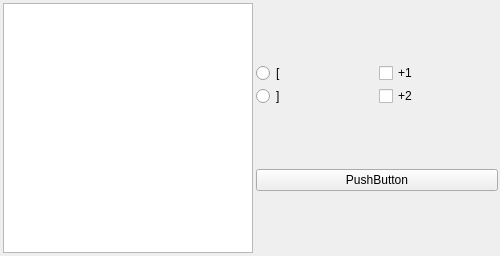
<?xml version="1.0" encoding="UTF-8"?>
<ui version="4.0">
 <class>MainWindow</class>
 <widget class="QMainWindow" name="MainWindow">
  <property name="geometry">
   <rect>
    <x>0</x>
    <y>0</y>
    <width>500</width>
    <height>256</height>
   </rect>
  </property>
  <property name="minimumSize">
   <size>
    <width>500</width>
    <height>256</height>
   </size>
  </property>
  <property name="maximumSize">
   <size>
    <width>500</width>
    <height>256</height>
   </size>
  </property>
  <property name="windowTitle">
   <string>MainWindow</string>
  </property>
  <widget class="QWidget" name="centralwidget">
   <property name="minimumSize">
    <size>
     <width>500</width>
     <height>256</height>
    </size>
   </property>
   <property name="maximumSize">
    <size>
     <width>500</width>
     <height>256</height>
    </size>
   </property>
   <widget class="QWidget" name="gridLayoutWidget">
    <property name="geometry">
     <rect>
      <x>0</x>
      <y>0</y>
      <width>501</width>
      <height>261</height>
     </rect>
    </property>
    <layout class="QGridLayout" name="gridLayout">
     <property name="sizeConstraint">
      <enum>QLayout::SetMaximumSize</enum>
     </property>
     <property name="leftMargin">
      <number>3</number>
     </property>
     <property name="topMargin">
      <number>3</number>
     </property>
     <property name="rightMargin">
      <number>3</number>
     </property>
     <property name="bottomMargin">
      <number>3</number>
     </property>
     <property name="spacing">
      <number>3</number>
     </property>
     <item row="0" column="1">
      <layout class="QVBoxLayout" name="verticalLayout">
       <item>
        <layout class="QGridLayout" name="gridLayout_2">
         <item row="0" column="1">
          <widget class="QCheckBox" name="checkBox">
           <property name="text">
            <string>+1</string>
           </property>
          </widget>
         </item>
         <item row="0" column="0">
          <widget class="QRadioButton" name="radioButton">
           <property name="text">
            <string>[</string>
           </property>
          </widget>
         </item>
         <item row="1" column="1">
          <widget class="QCheckBox" name="checkBox_2">
           <property name="text">
            <string>+2</string>
           </property>
          </widget>
         </item>
         <item row="1" column="0">
          <widget class="QRadioButton" name="radioButton_2">
           <property name="text">
            <string>]</string>
           </property>
          </widget>
         </item>
        </layout>
       </item>
       <item>
        <widget class="QPushButton" name="pushButton">
         <property name="text">
          <string>PushButton</string>
         </property>
        </widget>
       </item>
      </layout>
     </item>
     <item row="0" column="0">
      <widget class="QPlainTextEdit" name="plainTextEdit">
       <property name="maximumSize">
        <size>
         <width>250</width>
         <height>250</height>
        </size>
       </property>
      </widget>
     </item>
    </layout>
   </widget>
  </widget>
 </widget>
 <resources/>
 <connections/>
</ui>
